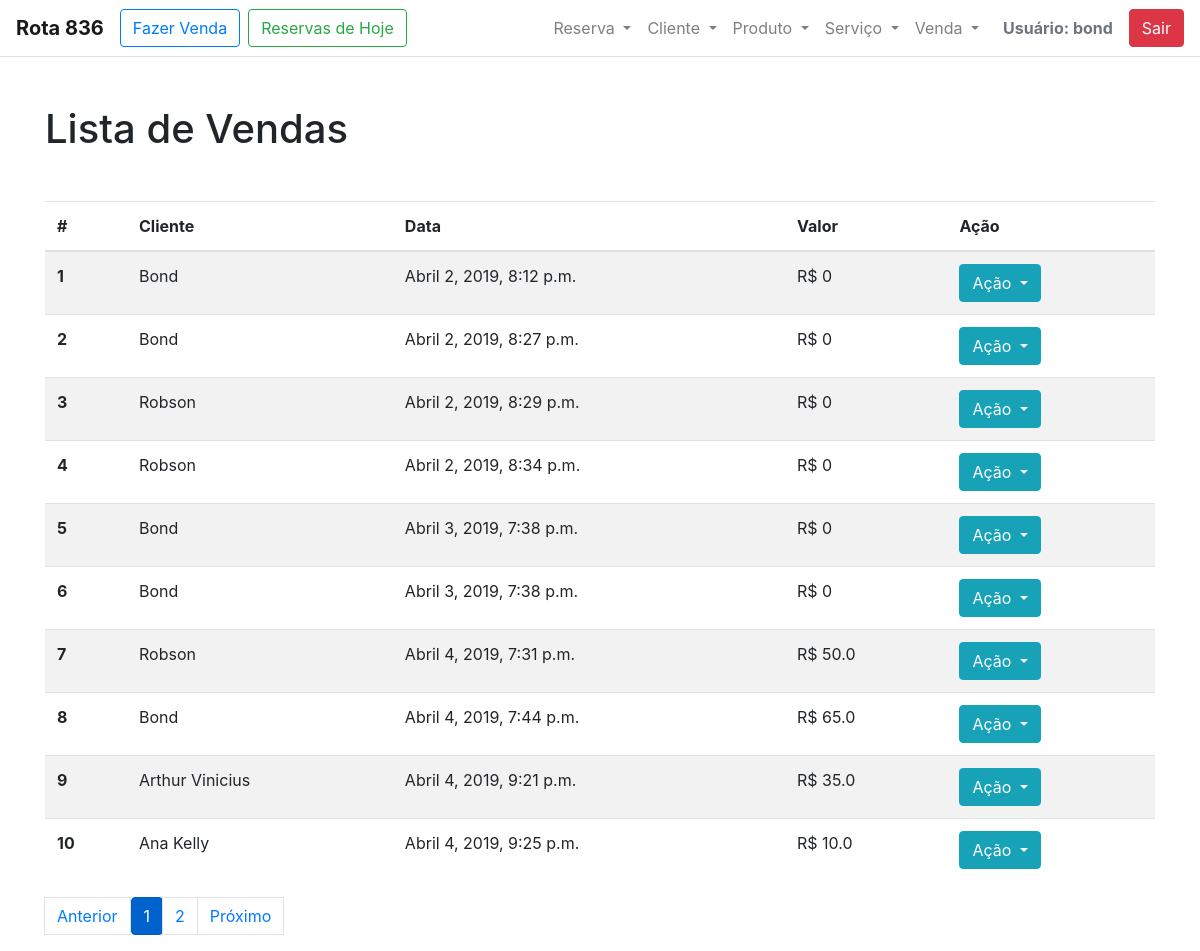
The app's page /salao/venda/listar/ (signed in) with its own data.
### salao/models.py (models this page shows, shortened)
class Venda(models.Model):
    data_hora_venda = models.DateTimeField(auto_now_add=True)
    cliente_venda = models.ForeignKey(Cliente, on_delete=models.CASCADE, null=False)
    servico_venda = models.ManyToManyField(Servico, blank=True)
    produto_venda = models.ManyToManyField(Produto, blank=True)
    @property
    def valor_venda(self):
        valor = 0
        if self.servico_venda:
            for x in self.servico_venda.all():
                valor = valor + x.valor_servico
        if self.produto_venda:
            for x in self.produto_venda.all():
                valor = valor + x.valor_produto
        return valor

class Cliente (models.Model):
    nome_cliente = models.CharField(max_length=200, null=False)
    telefone_cliente = models.CharField(max_length=12)
    instagram_cliente = models.CharField(max_length=50)
    bairro_cliente = models.CharField(max_length=200, null=False)
    def __str__(self):
        return self.nome_cliente

class Servico(models.Model):
    desc_servico = models.CharField(max_length=200, null=False)
    pontos_servico = models.IntegerField(null=False)
    valor_servico = models.FloatField(null=False)

class Produto(models.Model):
    desc_produto = models.CharField(max_length=200, null=False)
    pontos_produto = models.IntegerField(null=False)
    valor_produto = models.FloatField(max_length=12, null=False)
    marca_produto = models.CharField(max_length=100, null=False)

### salao/views.py (the view)
# urls.py: path('venda/listar/', views.ListarVendas.as_view(), name='listar_vendas'),
@method_decorator(login_required, name='dispatch')
class ListarVendas(ListView):
    template_name = 'salao/venda/listar.html'
    model = Venda
    context_object_name = 'vendas'
    paginate_by=10

### salao/templates/salao/venda/listar.html (shortened to what this page needs)
{% extends '../base.html' %}
{% load staticfiles %}
{% block h1_pagina %}
    Lista de Vendas
{% endblock h1_pagina %}
{% block content %}
        <table class="table table-striped">
            <thead>
                <tr>
                  <th scope="col">#</th>
                  <th scope="col">Cliente</th>
                  <th scope="col">Data</th>
                  <th scope="col">Valor</th>
                  <th scope="col">Ação</th>
                </tr>
            </thead>
            <tbody>
                {% for venda in object_list %}
                <tr id="{{ venda.id }}">
                  <th scope="row" id="id_venda">{{ venda.id }}</th>
                  <td name="cliente_venda">{{ venda.cliente_venda}}</td>
                  <td>{{ venda.data_hora_venda }}</td>
                  <td>R$ {{ venda.valor_venda }}</td>
                  <td><div class="btn-group">
                              <button type="button" class="btn btn-info dropdown-toggle" data-toggle="dropdown" aria-haspopup="true" aria-expanded="false">
                                Ação
                              </button>
                        </div>
                  </td>
                </tr>
                {% endfor %}
            </tbody>
            </table>
        {% if is_paginated %}
            <ul class="pagination">
        {% if page_obj.has_previous %}
          <li><a class="page-link" href="?page={{ page_obj.previous_page_number }}">Anterior</a></li>
        {% else %}
          <li class=" page-link disabled"><span>Anterior</span></li>
        {% endif %}
        {% for i in paginator.page_range %}
          {% if page_obj.number == i %}
            <li class="page-item btn btn-primary active"><span>{{ i }} <span class="sr-only ">(current)</span></span></li>
          {% else %}
            <li><a class="page-link" href="?page={{ i }}">{{ i }}</a></li>
          {% endif %}
        {% endfor %}
        {% if page_obj.has_next %}
          <li><a class="page-link" href="?page={{ page_obj.next_page_number }}">Próximo</a></li>
        {% else %}
          <li class="page-link active"><span>Próximo</span></li>
        {% endif %}
      </ul>
    {% endif %}
{% endblock content %}

### salao/templates/salao/base.html (shortened to what this page needs)
{% load staticfiles %}
<!DOCTYPE html>
<html lang="pt-br" xmlns="http://www.w3.org/1999/html">
<head>
    <link href="{% static 'css/bootstrap.min.css' %}" rel="stylesheet">
    <link href="{% static 'css/bootstrap.css' %}" rel="stylesheet">
    <link href="{% static 'css/estilizacao.css' %}" rel="stylesheet">
</head>
<body>
      <nav class="navbar navbar-expand-lg navbar-light bg-light bg-white border-bottom box-shadow">
        <a class="navbar-brand font-weight-bold" href="{% url 'salao:dashboard' %}">Rota 836</a>
        <a class="btn btn-outline-primary" href="{% url 'salao:fazer_venda' %}">Fazer Venda</a>
        <a class="ml-2 btn btn-outline-success" href="{% url 'salao:reservas_hoje' %}">Reservas de Hoje</a>
        <div class="collapse navbar-collapse" id="navbarSupportedContent">
            <ul class="navbar-nav ml-lg-auto">
             <li class="nav-item dropdown">
                     <a class="nav-link dropdown-toggle" href="#" id="navbarDropdown" role="button" data-toggle="dropdown" aria-haspopup="true" aria-expanded="false">
                        Reserva
                    </a>
                </li>
                <li class="nav-item dropdown">
                     <a class="nav-link dropdown-toggle" href="#" id="navbarDropdown" role="button" data-toggle="dropdown" aria-haspopup="true" aria-expanded="false">
                        Cliente
                    </a>
                </li>
                <li class="nav-item dropdown">
                     <a class="nav-link dropdown-toggle" href="#" id="navbarDropdown" role="button" data-toggle="dropdown" aria-haspopup="true" aria-expanded="false">
                        Produto
                    </a>
                </li>
                <li class="nav-item dropdown">
                     <a class="nav-link dropdown-toggle" href="#" id="navbarDropdown" role="button" data-toggle="dropdown" aria-haspopup="true" aria-expanded="false">
                        Serviço
                    </a>
                </li>
                <li class="nav-item dropdown">
                     <a class="nav-link dropdown-toggle" href="#" id="navbarDropdown" role="button" data-toggle="dropdown" aria-haspopup="true" aria-expanded="false">
                        Venda
                    </a>
                </li>
            </ul>
            <a class="nav-link disabled font-weight-bold" href="#">Usuário: {{user}}</a>
            <a class="btn btn-danger" href="{% url 'salao:logout' %}">Sair</a>
  </div>
</nav>
        <div class="content container mt-5">
            <div class="page-header">
                <h1 class="display mb-5">{% block h1_pagina %}{% endblock h1_pagina %}</h1>
            </div>
            {% block content %}
            {% endblock content %}
        </div>
  </body>
</html>

### records on screen
Venda: id "1", cliente_venda "Bond", data_hora_venda "Abril 2, 2019, 8:12 p.m.", valor_venda "0"
Venda: id "2", cliente_venda "Bond", data_hora_venda "Abril 2, 2019, 8:27 p.m.", valor_venda "0"
Venda: id "3", cliente_venda "Robson", data_hora_venda "Abril 2, 2019, 8:29 p.m.", valor_venda "0"
Venda: id "4", cliente_venda "Robson", data_hora_venda "Abril 2, 2019, 8:34 p.m.", valor_venda "0"
Venda: id "5", cliente_venda "Bond", data_hora_venda "Abril 3, 2019, 7:38 p.m.", valor_venda "0"
Venda: id "6", cliente_venda "Bond", data_hora_venda "Abril 3, 2019, 7:38 p.m.", valor_venda "0"
Venda: id "7", cliente_venda "Robson", data_hora_venda "Abril 4, 2019, 7:31 p.m.", valor_venda "50.0"
Venda: id "8", cliente_venda "Bond", data_hora_venda "Abril 4, 2019, 7:44 p.m.", valor_venda "65.0"
Venda: id "9", cliente_venda "Arthur Vinicius", data_hora_venda "Abril 4, 2019, 9:21 p.m.", valor_venda "35.0"
Venda: id "10", cliente_venda "Ana Kelly", data_hora_venda "Abril 4, 2019, 9:25 p.m.", valor_venda "10.0"

### other values on screen
{{ user }} "bond"
{{ i }} "1"
{{ i }} "2"
